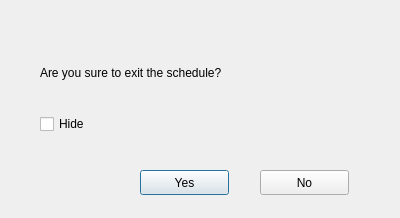
<?xml version="1.0" encoding="UTF-8"?>
<ui version="4.0">
 <class>scheduleExitWindow</class>
 <widget class="QDialog" name="scheduleExitWindow">
  <property name="geometry">
   <rect>
    <x>0</x>
    <y>0</y>
    <width>400</width>
    <height>218</height>
   </rect>
  </property>
  <property name="windowTitle">
   <string>Dialog</string>
  </property>
  <widget class="QWidget" name="widget" native="true">
   <property name="geometry">
    <rect>
     <x>0</x>
     <y>0</y>
     <width>400</width>
     <height>218</height>
    </rect>
   </property>
   <widget class="QLabel" name="label">
    <property name="geometry">
     <rect>
      <x>40</x>
      <y>62</y>
      <width>321</width>
      <height>22</height>
     </rect>
    </property>
    <property name="text">
     <string>Are you sure to exit the schedule?</string>
    </property>
   </widget>
   <widget class="QCheckBox" name="checkBox">
    <property name="geometry">
     <rect>
      <x>40</x>
      <y>110</y>
      <width>321</width>
      <height>28</height>
     </rect>
    </property>
    <property name="text">
     <string>Hide</string>
    </property>
   </widget>
   <widget class="QPushButton" name="pushButton">
    <property name="geometry">
     <rect>
      <x>140</x>
      <y>170</y>
      <width>89</width>
      <height>25</height>
     </rect>
    </property>
    <property name="text">
     <string>Yes</string>
    </property>
   </widget>
   <widget class="QPushButton" name="pushButton_2">
    <property name="geometry">
     <rect>
      <x>260</x>
      <y>170</y>
      <width>89</width>
      <height>25</height>
     </rect>
    </property>
    <property name="text">
     <string>No</string>
    </property>
   </widget>
  </widget>
 </widget>
 <resources/>
 <connections/>
</ui>
